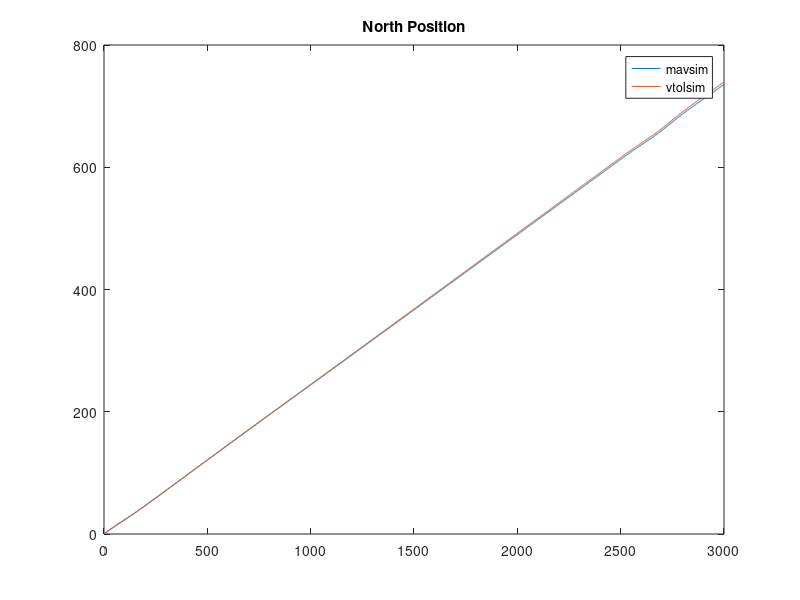
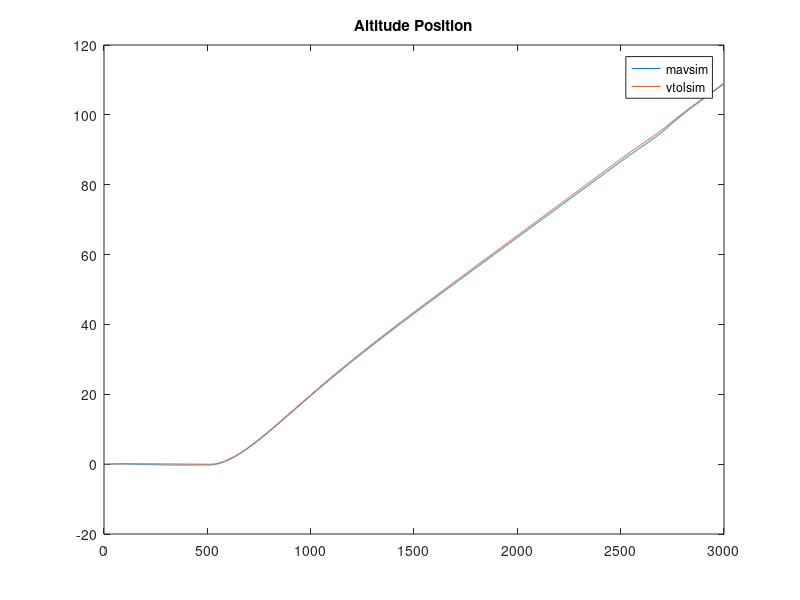

Source code (MATLAB) for these figures, in order:
mavsimState = csvread('mavsimState.csv');
vtolsimState = csvread('vtolsimState.csv');


%compares the north position
figure(1);
mavsimNorth = mavsimState(1,:);
vtolsimNorth = vtolsimState(1,:);
plot(mavsimNorth);
hold on;
plot(vtolsimNorth);
hold off;
title("North Position");
legend('mavsim', 'vtolsim');


%compares the altitude position
figure(2);
mavsimAltitude = mavsimState(2,:);
vtolsimAltitude = vtolsimState(2,:);
plot(mavsimAltitude);
hold on;
plot(vtolsimAltitude);
hold off;
title("Altitude Position");
legend('mavsim', 'vtolsim');
